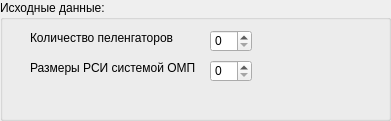
   <widget class="QGroupBox" name="groupBox">
    <property name="geometry">
     <rect>
      <x>30</x>
      <y>120</y>
      <width>391</width>
      <height>121</height>
     </rect>
    </property>
    <property name="title">
     <string>Исходные данные:</string>
    </property>
    <widget class="QSpinBox" name="spinBox_4">
     <property name="geometry">
      <rect>
       <x>210</x>
       <y>60</y>
       <width>42</width>
       <height>22</height>
      </rect>
     </property>
    </widget>
    <widget class="QLabel" name="label_6">
     <property name="geometry">
      <rect>
       <x>30</x>
       <y>60</y>
       <width>181</width>
       <height>16</height>
      </rect>
     </property>
     <property name="text">
      <string>Размеры РСИ системой ОМП</string>
     </property>
     <property name="buddy">
      <cstring>spinBox_4</cstring>
     </property>
    </widget>
    <widget class="QSpinBox" name="spinBox_5">
     <property name="geometry">
      <rect>
       <x>210</x>
       <y>30</y>
       <width>42</width>
       <height>22</height>
      </rect>
     </property>
     <property name="maximum">
      <number>5</number>
     </property>
    </widget>
    <widget class="QLabel" name="label_7">
     <property name="geometry">
      <rect>
       <x>30</x>
       <y>30</y>
       <width>171</width>
       <height>16</height>
      </rect>
     </property>
     <property name="text">
      <string>Количество пеленгаторов</string>
     </property>
     <property name="buddy">
      <cstring>spinBox_5</cstring>
     </property>
    </widget>
   </widget>
